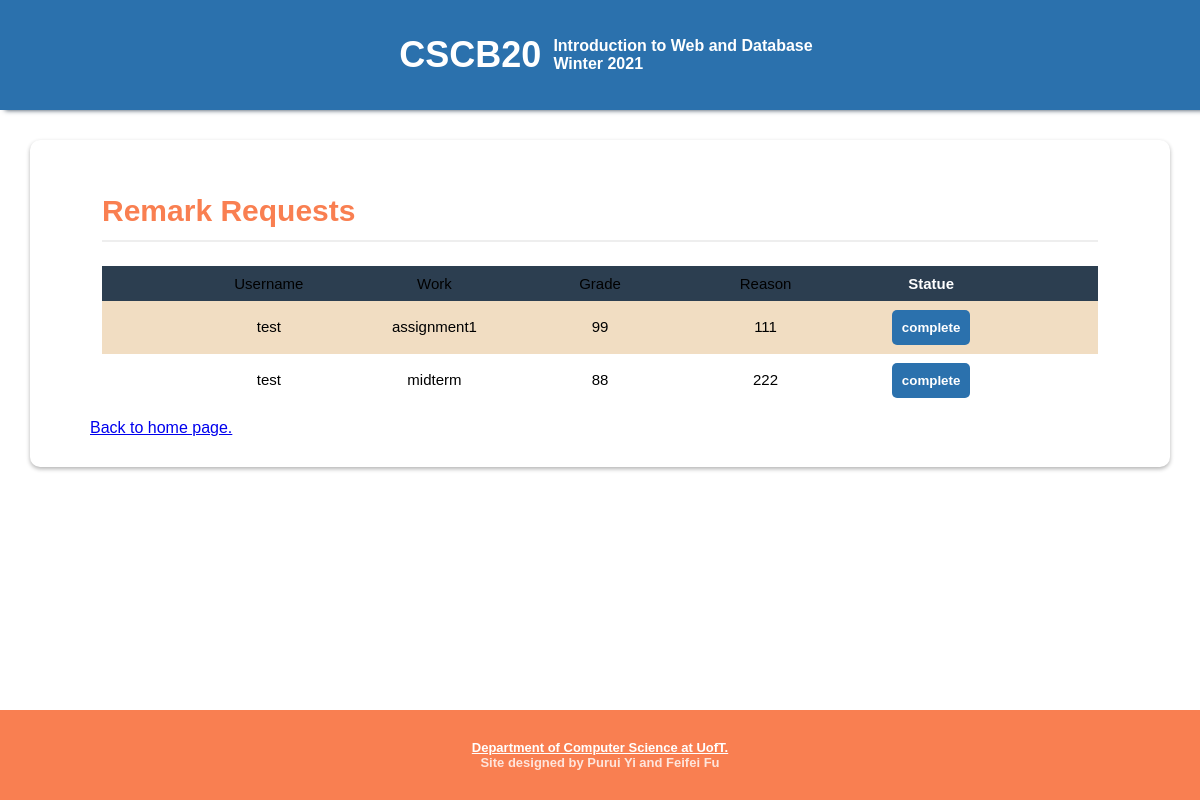
Page /remarks (signed in) on the committed database.
### tables this page shows
CREATE TABLE "Mark" (
	"username"	TEXT NOT NULL,
	"mark"	NUMERIC NOT NULL,
	"workname"	TEXT NOT NULL,
	"markid"	INTEGER NOT NULL UNIQUE,
	PRIMARY KEY("markid" AUTOINCREMENT)
);

### app.py (the view)
@app.route('/remarks')
def remarks():
    if 'username' not in session:
        return redirect('/login')
    if not session['type']:
        return redirect('/')
    db = get_db()
    db.row_factory = make_dicts
    remarks = query_db(
        'SELECT DISTINCT * FROM Remark, Mark WHERE Remark.markid = Mark.markid')
    db.close()
    return render_template('remarks.html', remarks=remarks)

### app.py (called while the page is built)
def get_db():
    db = getattr(g, '_database', None)
    if db is None:
        db = g._database = sqlite3.connect(DATABASE)
    return db

def query_db(query, args=(), one = False):
    cur = get_db().execute(query, args)
    rv = cur.fetchall()
    cur.close()
    return (rv[0] if rv else None) if one else rv

def make_dicts(cursor, row):
    return dict((cursor.description[idx][0], value)
                for idx, value in enumerate(row))

@app.teardown_appcontext
def close_connection(exception):
    db = getattr(g, '_database', None)
    if db is not None:
        db.close()

### templates/remarks.html (shortened to what this page needs)
{% extends "base.html" %}
{% block content %}
    <section class="section">
      <h2>Remark Requests</h2>
        <div class="info table-info">
          <div class="table assignment">
            <div class="heading">
              <div class="cell"><p>Username</p></div>
              <div class="cell"><p>Work</p></div>
              <div class="cell"><p>Grade</p></div>
              <div class="cell"><p>Reason</p></div>
              <div class="cell-title"><p>Statue</p></div>
            </div>
            {% for remark in remarks %}
            <div class="row">
              <div class="cell"><p>{{ remark.username }}</p></div>
              <div class="cell"><p>{{ remark.workname }}</p></div>
              <div class="cell"><p>{{ remark.mark }}</p></div>
              <div class="cell"><p>{{ remark.text }}</p></div>
              <div class="cell" >
                <form action="/complete" methods ="POST">
                  <input type="submit" class="submit-remark1" value ="complete">
              </form>
            </div>
            </div>
            {% endfor %}
          </div>
        </div>
        <a href="/">Back to home page.</a>
    </section>
{% endblock %}

### static/style/base.css (style rules this page uses)
:root { --nav-content-width: 100px; --nav-content-height: 60px; --background-nav-color: #2B71AD; --blue1: #295e94; --orange1:#F76E11; --orange2:#FF9F45; --orange3:#FFBC80; --pink1:#FC4F4F; --green:green; }
html { height:100%; }
* { font-family: 'Source Sans Pro', sans-serif; margin: 0; padding: 0; }
body { height:100%; display:flex; flex-direction: column; }
@media screen and (min-width: 1000px) { .submit-remark1 { margin: 0 15px; padding:10px; border-radius: 5px; border:none; background-color:#2B71AD; color:#fff; font-weight: bold; } }
.section { box-shadow: 0 2px 4px rgba(0, 0, 0, 0.3); padding: 30px 5%; background-color: #FFF; margin: 30px 30px; margin-bottom: 0; border-radius: 10px; }
.section h2 { margin: 12px; padding: 12px 0; border-bottom: 2px solid #EEE; font-size: 30px; font-weight: bold; color: #f97f51; }
.section .info { padding: 12px; font-size: 15px; }
.heading { background-color: #2c3e50; justify-content: center; text-align: center; }
.heading .cell-title { display:inline-block; width:15%; }
.row { justify-content: center; text-align: center; }
.row:nth-child(2n) { background: #f1ddc2; }
.cell-title { padding: 9px 6px; font-weight: bold; font-size: 15px; color: #FFF; justify-content: center; text-align: center; }
.cell { display: inline-block; width:15%; top:0px; padding: 9px 6px; justify-content: center; text-align: center; }
.cell p { display:flex; justify-content: center; text-align: center; word-wrap:break-word; word-break:break-all; }

### rows in the picture
Mark: username "test", workname "assignment1", mark "99", text "111"
Mark: username "test", workname "midterm", mark "88", text "222"
